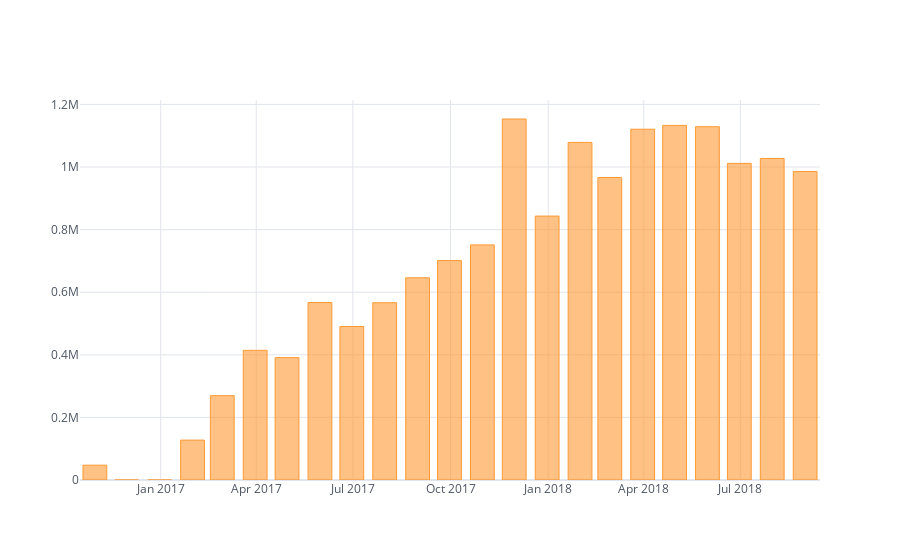

Notebook source saved alongside this figure:
### Code cell
merged_order_month_sum.iplot(kind='bar', theme='white')

### Figure 1 — Plotly figure (JSON) as saved in the notebook; plotly's stock layout.template omitted (floating-point values rounded to 4 significant figures)
{"data": [{"marker": {"color": "rgba(255, 153, 51, 0.6)", "line": {"color": "rgba(255, 153, 51, 1.0)", "width": 1}}, "name": "payment_value", "orientation": "v", "text": "", "type": "bar", "x": ["2016-10-31", "2016-11-30", "2016-12-31", "2017-01-31", "2017-02-28", "2017-03-31", "2017-04-30", "2017-05-31", "2017-06-30", "2017-07-31", "2017-08-31", "2017-09-30", "2017-10-31", "2017-11-30", "2017-12-31", "2018-01-31", "2018-02-28", "2018-03-31", "2018-04-30", "2018-05-31", "2018-06-30", "2018-07-31", "2018-08-31"], "y": [47270.0, 0, 19.62, 127400.0, 269500.0, 414400.0, 391000.0, 566900.0, 490200.0, 566400.0, 646000.0, 701000.0, 751100.0, 1153000.0, 843200.0, 1079000.0, 966600.0, 1121000.0, 1133000.0, 1129000.0, 1012000.0, 1027000.0, 985400.0]}], "layout": {"legend": {"bgcolor": "#FFFFFF", "font": {"color": "#4D5663"}}, "paper_bgcolor": "#FFFFFF", "plot_bgcolor": "#FFFFFF", "title": {"font": {"color": "#4D5663"}}, "xaxis": {"gridcolor": "#E1E5ED", "showgrid": true, "tickfont": {"color": "#4D5663"}, "title": {"font": {"color": "#4D5663"}, "text": ""}, "zerolinecolor": "#E1E5ED"}, "yaxis": {"gridcolor": "#E1E5ED", "showgrid": true, "tickfont": {"color": "#4D5663"}, "title": {"font": {"color": "#4D5663"}, "text": ""}, "zerolinecolor": "#E1E5ED"}}}
